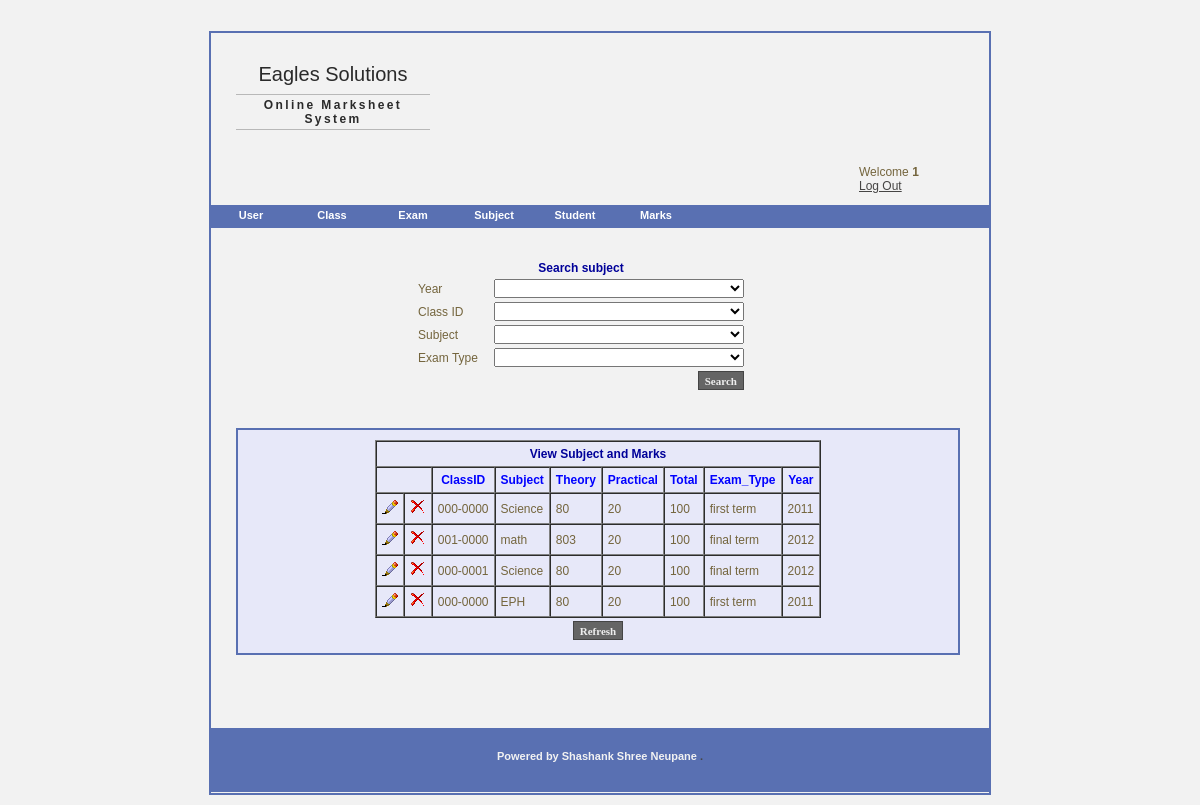
Screenshot of /pages/main.php?page=subject_entry (signed in) with the database file from the repository.
### tables this page shows
CREATE TABLE IF NOT EXISTS `subject` (
  `ID` int(11) NOT NULL AUTO_INCREMENT,
  `ClassID` varchar(30) NOT NULL,
  `Subject` varchar(100) NOT NULL,
  `Theory` int(11) NOT NULL,
  `Practical` int(11) NOT NULL,
  `Total` int(11) NOT NULL,
  `ExamType` varchar(30) NOT NULL,
  `Year` int(11) NOT NULL,
  PRIMARY KEY (`ID`)
);

### pages/subject_entry.php (the view, shortened to what this page needs)
<?PHP
	function search()
	{
?>		<div id="search_form" align="center">
		<form action="?page=subject_entry&action=search_subject" method="post" />
        <table >
            <tr>
                <th colspan="3" style=" color:#000099"> Search subject</th>
            </tr>
            <tr>
                <td>Year</td>
                <td><select name="year" id="textbox" />
                 <option></option>
                    <?php
                    $sql= "select DISTINCT Year from subject order by Year ASC";
                    $query=mysql_query($sql);
                    while($row=mysql_fetch_assoc($query))
                    {
                       echo "<option value=\"".$row['Year']."\">".$row['Year']."</option>";
                    }
                    ?>
                </td>
            </tr>
            <tr>
                <td>Class ID</td>
                <td><select name="classid" id="textbox" />
                    <option></option>
                    <?php
                    $sql= "select DISTINCT ClassID from subject order by ClassID ASC";
                    $query=mysql_query($sql);
                    while($row=mysql_fetch_assoc($query))
                    {
                       echo "<option value=\"".$row['ClassID']."\">".$row['ClassID']."</option>";
                    }
                    ?>
                </td>
            </tr>
            <tr>
                <td>Subject </td>
                <td><select name="subject" id="textbox" />
                  <option></option>
                    <?php
                    $sql= "select DISTINCT Subject from subject order by Subject ASC";
                    $query=mysql_query($sql);
                    while($row=mysql_fetch_assoc($query))
                    {
                       echo "<option value=\"".$row['Subject']."\">".$row['Subject']."</option>";
                    }
                    ?>
                </td>
            </tr>
            <tr>
                <td>Exam Type </td>
                <td><select name="exam_type" id="textbox" />
                   <option></option>
                    <?php
                    $sql= "select DISTINCT ExamType from subject order by ExamType ASC";
                    $query=mysql_query($sql);
                    while($row=mysql_fetch_assoc($query))
                    {
                       echo "<option value=\"".$row['ExamType']."\">".$row['ExamType']."</option>";
                    }
                    ?>
                </td>
            </tr>
			<tr>
                <td colspan="3"><input type="submit" value="Search" id="btn" /></td>
            </tr>
        </table>
		 </div>
<?php
	}
	function refresher()
	{
?>		<form action="?page=subject_entry" method="post">
        <table align="center" >
        <tr>
                <td colspan="3"><input type="submit" value="Refresh" id="btn"/></td>
            </tr>
        </table>
        </form>
<?php
	}
	if($_REQUEST['action'] == "add_subject")
	{
?>     	<div id="insert_form" align="center">
		<form  name="insert" action="?page=subject_entry&action=do_add_subject" method="post" />
            <table>
                <tr>
                    <th colspan="3" style=" color: #000099"> Insert subject n marks</th>
                </tr>
                <tr>
                    <td>Year</td>
                    <td><select name="year" id="textbox"  onChange="showclass(this.value)"/>
						<option> Select a year </option>
						<?php
						$sql= "select DISTINCT Year from class order by Year ASC";
						$query=mysql_query($sql);
						while($row=mysql_fetch_assoc($query))
						{
						   echo "<option value=\"".$row['Year']."\">".$row['Year']."</option>";
						}
						?>
						</select>
					</td>
                </tr>
                <tr id="class_ajax">
                    <td>Class</td>
                    <td><select name="class" id="textbox" />
                        <option > Select year first </option>
                        </select>
                    </td>
                </tr>
                <tr id="section_ajax" >
                    <td>Section</td>
                    <td><select name="sec" id="textbox" />
                        <option > Select class first </option>
                        </select>
                    </td>
                </tr>
                <tr id="classid_ajax">
                    <td>Class ID</td>
                    <td><select name="classid" id="textbox" />
                        <option > Select section first </option>
                        </select>
                    </td>
                </tr>
                 <tr id="exam_type_ajax">
                    <td>Exam Type</td>
                    <td><select name="exam_type" id="textbox" />
                        <option > Select ClassID  first </option>
                        </select>
                    </td>
                </tr>
                <tr>
                    <td>Subject </td>
                    <td><input type="text" name="subject" id="textbox" /></td>
                </tr>
                <tr>
                    <td>Theory </td>
                    <td><input type="text" name="theory" id="textbox"  onFocus="startCalc();" onBlur="stopCalc();" /></td>
                </tr>
                <tr>
                    <td>Practical </td>
                    <td><input type="text" name="practical" id="textbox"  onFocus="startCalc();" onBlur="stopCalc();" /></td>
                </tr>
                <tr>
                    <td>Total </td>
                    <td><input type="text" name="total" id="textbox"  /></td>
                </tr>
                <tr>
                    <td colspan="3"><input type="submit" value="Submit" id="btn"/></td>
                </tr>
            </table>
        </form>
        </div>
<?php
	}
	else
	{
			search();
			$sql= "select * from subject order by ID DESC";
			$query=mysql_query($sql);
			echo "<div id='display_search' align='center'>";
			echo "<table border=1 cellpadding=5 cellspacing=0>";
			echo "<tr><th colspan=10 style= color:#000099>View Subject and Marks</th></tr>";
			echo "<tr style= color:#0000FF><td colspan=2></td><th>ClassID</th><th>Subject</th><th>Theory</th><th>Practical</th><th>Total</th><th>Exam_Type</th><th>Year</th></tr>";
			while($row=mysql_fetch_assoc($query))
			{
?>
				<tr>
					<td><a href="main.php?page=subject_entry&action=edit_subject&id=<?PHP echo $row['ID']; ?>"><img src="../images/edit.png" /></td>
					<td><a href="main.php?page=subject_entry&action=del_subject&id=<?PHP echo $row['ID']; ?>" onclick="return confirm_delete()"><img src="../images/delete.png" /></td>
					<td><?PHP echo $row['ClassID']; ?></td>
					<td><?PHP echo $row['Subject']; ?></td>
					<td><?PHP echo $row['Theory']; ?></td>
					<td><?PHP echo $row['Practical']; ?></td>
					<td><?PHP echo $row['Total']; ?></td>
					<td><?PHP echo $row['ExamType']; ?></td>
					<td><?PHP echo $row['Year']; ?></td>
				</tr>
<?PHP
			}
?>
		</table>
<?php
		refresher();
?>
		</div>
<?PHP
	}
?>

### css/css.css (style rules this page uses)
#textbox { width:250px; margin-left:12px; }
#btn { background-color:#656565; border:#454545 1px solid; font-family:tahoma; font-size:11px; font-weight:bold; color:#eeeeee; height:19px; width:auto; float:right; }
html, body, h1, h2, h3, h4, ul, li { margin: 0; padding: 0; }
img { border: 0; }
a { color: #464544; }
body { background-color:#F2F2F2; text-align: center; font: 12px verdana, arial, sans-serif; color: #74653D; padding-bottom: 10px; padding-top: 31px; }
#search_form { width:700px; margin:10px; padding:10px; }
#display_search { width:700px; overflow:auto; margin:25px; padding:10px; border:#5970B2 solid 2px; background-color:#e7e8f9; }

### rows the page displays
subject: ClassID "000-0000", Subject "Science", Theory "80", Practical "20", Total "100", ExamType "first term", Year "2011"
subject: ClassID "001-0000", Subject "math", Theory "803", Practical "20", Total "100", ExamType "final term", Year "2012"
subject: ClassID "000-0001", Subject "Science", Theory "80", Practical "20", Total "100", ExamType "final term", Year "2012"
subject: ClassID "000-0000", Subject "EPH", Theory "80", Practical "20", Total "100", ExamType "first term", Year "2011"

### other values shown
$_SESSION['admin'] "1"
